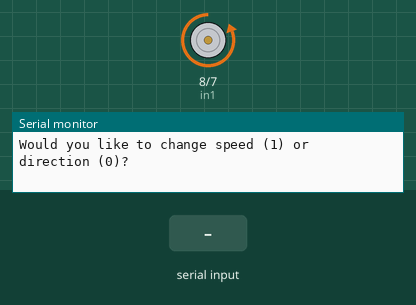
This sketch was run on a simulated Arduino Uno, built with avr-gcc and run on an emulated ATmega328P. On the bench: motor-driver pin pairs drawn as motors (green arrow = first pin HIGH = forward, orange = second pin HIGH = backward, longer = more drive, scaled by the enable pin), the last lines printed to the serial monitor. The inputs (shaded band) are chosen by the test bench.

Above: at 1.2 s.
1.3 s: "0\n" received over Serial
2.8 s: "90,45,200\n" received over Serial
At 3.2 s:
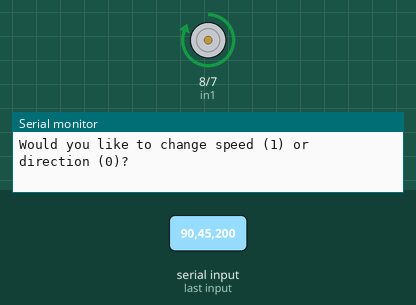
4.3 s: "1\n" received over Serial
5.8 s: "2\n" received over Serial
At 6.6 s:
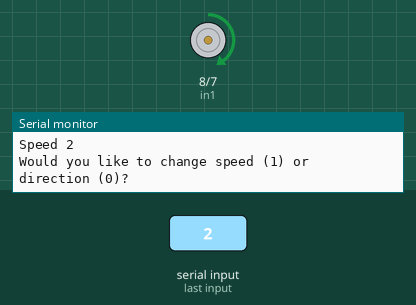
Timing chart, 0 to 8.3 s (numbered marks = the images above; inputs shaded):
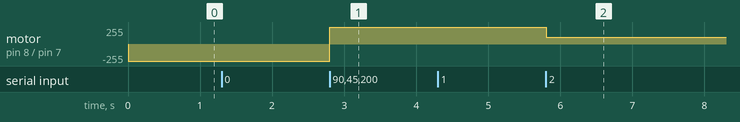

The sketch:

Arduino_Motor_Control_Tutorial.ino
```cpp
// Motor A connections
int enA = 9;
int in1 = 8;
int in2 = 7;

String spd = "speed";
String dir = "direction";

void setup() {
  //Serial monitor
  Serial.begin(9600);

  // Set all the motor control pins to outputs
  pinMode(enA, OUTPUT);
  pinMode(in1, OUTPUT);
  pinMode(in2, OUTPUT);

  analogWrite(enA, 255);
  digitalWrite(in1, LOW);
  digitalWrite(in2, HIGH);
}


void serialFlush(){
  while(Serial.available() > 0) {
    char t = Serial.read();
  }
}


void loop() {
  Serial.println("Would you like to change speed (1) or direction (0)?");

  while (Serial.available() == 0) {
  }

  int input = Serial.parseInt();

  serialFlush();

  //Read direction
  if(input == 0){

    Serial.println("Would you like to spin clockwise (1) or counterclockwise (0)?");

    while (Serial.available() == 0) {
    }

    int directionChoice = Serial.parseInt();
    serialFlush();

    if(directionChoice){
      Serial.println("Spinning clockwise");
      digitalWrite(in1, HIGH);
      digitalWrite(in2, LOW);
    }else{
      Serial.println("Spinning counter-clockwise");
      digitalWrite(in1, LOW);
      digitalWrite(in2, HIGH);
    }

  }else if(input == 1){

    Serial.println("Choose a speed integer value 0-5.");

    while (Serial.available() == 0) {
    }

    int speedChoice = Serial.parseInt();
    serialFlush();

    if(speedChoice == 0){
        analogWrite(enA, 0);
        Serial.println("Speed 0");
    }else if(speedChoice == 1){
        analogWrite(enA, 50);
        Serial.println("Speed 1");
    }else if(speedChoice == 2){
        analogWrite(enA, 100);
        Serial.println("Speed 2");
    }else if(speedChoice == 3){
        analogWrite(enA, 150);
        Serial.println("Speed 3");
    }else if(speedChoice == 4){
        analogWrite(enA, 200);
        Serial.println("Speed 4");
    }else if(speedChoice == 5){
        analogWrite(enA, 255);
        Serial.println("Speed 5");
    }
  }

}
```

Measured:
- after the input at 2.8 s, motor on pin 8 (in1) / pin 7 (in2): backward 255/255 → forward 255/255 at once
- after the input at 5.8 s, motor on pin 8 (in1) / pin 7 (in2): forward 255/255 → forward 100/255 at once
